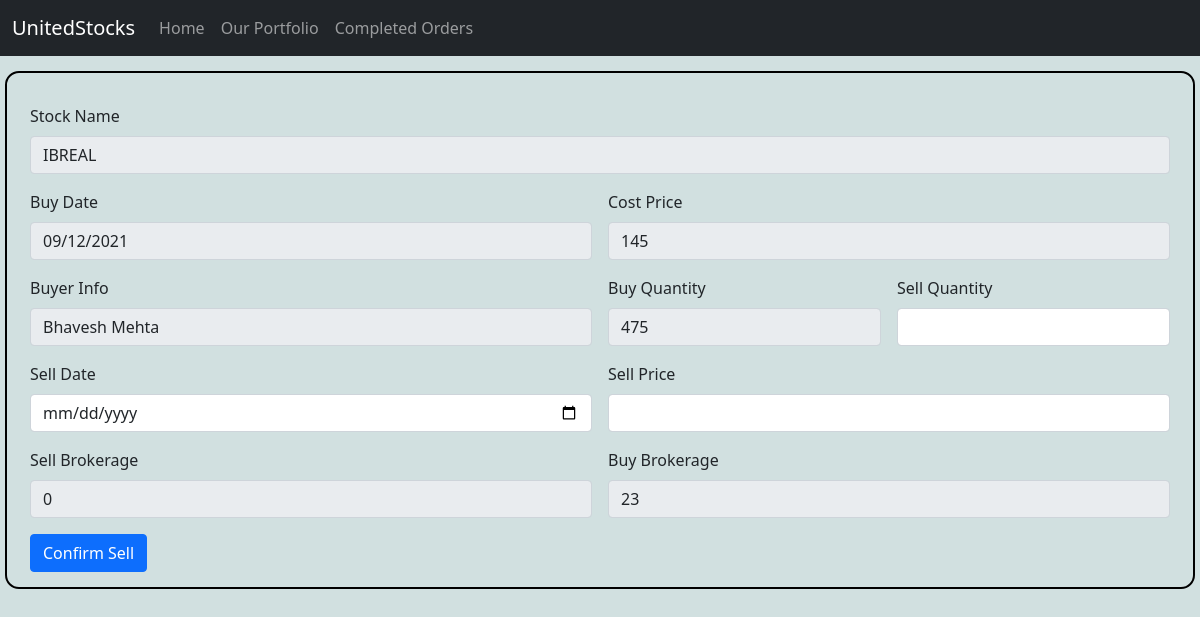
Screenshot of /Sold.php?sid=27 with the database file from the repository.
### tables this page shows
CREATE TABLE `unitedstocks` (
  `id` int(11) NOT NULL,
  `BuyDate` date NOT NULL,
  `Stock Name` varchar(100) NOT NULL,
  `Quantity` int(100) NOT NULL,
  `Price` double NOT NULL,
  `Buy Brokerage` double NOT NULL,
  `Buyer Info` varchar(50) NOT NULL,
  `Status` int(10) NOT NULL
);

### Sold.php (the view, shortened to what this page needs)
<?php
    include('conn.php');
    if(isset($_GET['sid']) && $_GET['sid']!="")
    {
        $sid=$_GET['sid'];
        $sql="SELECT * FROM `unitedstocks` where `unitedstocks`.id=$sid";
        $result = $conn->query($sql);
        $row = $result->fetch_assoc();
    }
    else
    {
        echo "Stock id not found";
    }
?>
<!doctype html>
<html lang="en">
  <head>
    <link href="https://cdn.jsdelivr.net/npm/bootstrap@5.0.2/dist/css/bootstrap.min.css" rel="stylesheet">
  </head>
  <body>
    <nav class="navbar navbar-expand-lg navbar-dark bg-dark">
        <div class="container-fluid">
            <a class="navbar-brand" href="#">UnitedStocks</a>
            <div class="collapse navbar-collapse" id="navbarNav">
            <ul class="navbar-nav">
                <li class="nav-item">
                <a class="nav-link" aria-current="page" href="index.php">Home</a>
                </li>
                <li class="nav-item">
                <a class="nav-link" href="Portfolio.php">Our Portfolio</a>
                </li>
                <li class="nav-item">
                <a class="nav-link" href="CompletedOrders.php">Completed Orders</a>
                </li>
            </ul>
            </div>
        </div>
    </nav>
    <form class="row g-3" id="Sell-form" method="POST">
        <div class="col-12">
          <label for="StockName" class="form-label">Stock Name</label>
          <input type="text" class="form-control" id="StockName" name="StockName" value="<?php echo $row['Stock Name']; ?>" readonly>
        </div>
        <div class="col-md-6">
            <label for="BuyDate" class="form-label">Buy Date</label>
            <input type="date" class="form-control" id="BuyDate" name="BuyDate" value="<?php echo $row['BuyDate']; ?>" readonly>
        </div>
        <div class="col-md-6">
            <label for="CostPrice" class="form-label">Cost Price</label>
            <input type="number" step="0.01" class="form-control" id="CostPrice" name="CostPrice" value="<?php echo $row['Price']; ?>" readonly>
        </div>
        <div class="col-6">
            <label for="BuyerInfo" class="form-label">Buyer Info</label>
            <input type="text" class="form-control" id="BuyerInfo" name="BuyerInfo" value="<?php echo $row['Buyer Info']; ?>" readonly>
        </div>
        <div class="col-md-3">
            <label for="Buy Quantity" class="form-label">Buy Quantity</label>
            <input type="number" class="form-control" id="Buy Quantity" name="BuyQuantity" value="<?php echo $row['Quantity']; ?>" readonly>
        </div>
        <div class="col-md-3">
            <label for="Sell Quantity" class="form-label">Sell Quantity</label>
            <input type="number" class="form-control" id="SellQuantity" name="SellQuantity" required>
        </div>
        <div class="col-md-6">
            <label for="SellDate" class="form-label">Sell Date</label>
            <input type="date" class="form-control" id="SellDate" name="SellDate" required>
        </div>
        <div class="col-md-6">
            <label for="SellPrice" class="form-label">Sell Price</label>
            <input type="number" step="0.01" class="form-control" id="SellPrice" name="SellPrice" required>
        </div>
        <div class="col-md-6">
            <label for="SellBrokerage" class="form-label">Sell Brokerage</label>
            <input type="text" class="form-control" id="SellBrokerage" name="SellBrokerage" value="0" readonly>
        </div>
        <div class="col-md-6">
            <label for="SellBrokerage" class="form-label">Buy Brokerage</label>
            <input type="text" class="form-control" id="BuyBrokerage" name="BuyBrokerage" value="<?php echo $row['Buy Brokerage']; ?>" readonly>
        </div>
        <div class="col-12">
            <button type="SUBMIT" class="btn btn-primary" id="SUBMIT" value="SUBMIT">Confirm Sell</button>
        </div>
    </form>
  </body>
</html>

### Sold.php (style rules this page uses)
* { margin:0; padding:0; }
body { background:rgb(209, 224, 224); }
#Sell-form { margin:15px 5px; padding:15px 15px; border: 2px solid black; border-radius:14px; }

### rows the page displays
unitedstocks: StockName "IBREAL", BuyDate "09/12/2021", CostPrice "145", BuyerInfo "Bhavesh Mehta", BuyQuantity "475", BuyBrokerage "23"
